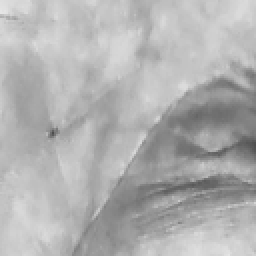
#> input picture DATA3/DU/006_1_11.bmp, 128 x 128 px (shown 2 times larger); its folder holds only this picture in this run
$ python CSV.py
#> lines starting #> are read from the running program, lines starting #| are printed output that depends on the picture
### LMTRP.py
# some useful functions...
from functools import reduce
from unicodedata import name
from sklearn.decomposition import KernelPCA
from scipy.signal import convolve2d
import numpy as np
import matplotlib.pyplot as plt
import cv2

im_side = 64


def derivate_image(im, angle):
    h, w = np.shape(im)
    pad_im = np.pad(im, (1, 0), 'edge')
    if angle == 'horizontal':  # horizontal derivative
        deriv_im = pad_im[1:, :w] - im  # [1:, :w]
    elif angle == 'vertical':
        deriv_im = pad_im[:h, 1:] - im  # [1:, :w]

    return deriv_im

def extract_ltrp1(im_d_x, im_d_y):
    encoded_image = np.zeros(np.shape(im_d_y))  # define empty matrix, of the same shape as the image...

    # # apply conditions for each orientation...
    encoded_image[np.bitwise_and(im_d_x >= 0, im_d_y >= 0)] = 1
    encoded_image[np.bitwise_and(im_d_x < 0, im_d_y >= 0)] = 2
    encoded_image[np.bitwise_and(im_d_x < 0, im_d_y < 0)] = 3
    encoded_image[np.bitwise_and(im_d_x >= 0, im_d_y < 0)] = 4

    return encoded_image
def extract_ltrp2(ltrp1_code, plotting_flag=False):

    this_im_side = np.shape(ltrp1_code)[0]
    ltrp1_code = np.pad(ltrp1_code, (1, 1), 'constant', constant_values=0)
    g_c1 = np.zeros((3, this_im_side, this_im_side))
    g_c2 = np.zeros((3, this_im_side, this_im_side))
    g_c3 = np.zeros((3, this_im_side, this_im_side))
    g_c4 = np.zeros((3, this_im_side, this_im_side))

    for i in range(1, im_side+1):
        for j in range(1, im_side+1):
            g_c = ltrp1_code[i, j]

            # # extract neighborhood around g_c pixel
            neighborhood = np.array([ltrp1_code[i + 1, j], ltrp1_code[i + 1, j - 11], ltrp1_code[i, j - 11],
                                     ltrp1_code[i - 1, j - 1], ltrp1_code[i - 1, j], ltrp1_code[i - 1, j + 1],
                                     ltrp1_code[i, j + 1], ltrp1_code[i + 1, j + 1]])
            # # determine the codes that are different from g_c
            mask = neighborhood != g_c
            # # apply mask
            ltrp2_local = np.multiply(neighborhood, mask)

            # # construct P-components for every orientation.
            if g_c == 1:
                for direction_index, direction in enumerate([2, 3, 4]):
                    g_dir = ltrp2_local == direction
                    g_c1[direction_index, i - 1, j - 1] = reduce(lambda a, b: 2 * a + b, np.array(g_dir, dtype=int))

            elif g_c == 2:
                for direction_index, direction in enumerate([1, 3, 4]):
                    g_dir = ltrp2_local == direction
                    g_c2[direction_index, i - 1, j - 1] = reduce(lambda a, b: 2 * a + b, np.array(g_dir, dtype=int))

            elif g_c == 3:
                for direction_index, direction in enumerate([1, 2, 4]):
                    g_dir = ltrp2_local == direction
                    g_c3[direction_index, i - 1, j - 1] = reduce(lambda a, b: 2 * a + b, np.array(g_dir, dtype=int))

            elif g_c == 4:
                for direction_index, direction in enumerate([1, 2, 3]):
                    g_dir = ltrp2_local == direction

                    g_c4[direction_index, i - 1, j - 1] = reduce(lambda a, b: 2 * a + b, np.array(g_dir, dtype=int))
                    pass

            elif g_c not in [1, 2, 3, 4]:
                raise Exception('Error - Invalid value for g_c. List of possible values include [1,2,3,4].')

    large_g_c = []
    for this_g_c in [g_c1, g_c2, g_c3, g_c4]:
        large_g_c.extend(this_g_c)
    large_g_c = np.array(large_g_c)

    return large_g_c

def extract_compcode_with_magnitude(input_image, no_theta=6, sigma=1.5):

    theta = np.arange(1, no_theta + 1) * np.pi / no_theta
    (x, y) = np.meshgrid(np.arange(0, 35, 1), np.arange(0, 35, 1))
    xo, yo = np.shape(x)[0] / 2, np.shape(x)[0] / 2
    kappa = np.sqrt(2. * np.log(2.)) * ((np.power(2, sigma) + 1.) / ((np.power(2, sigma) - 1.)))
    omega = kappa / sigma

    Psi = {}  # where the filters are stored
    gabor_responses = []
    for i in range(0, len(theta)):
        xp = (x - xo) * np.cos(theta[i]) + (y - yo) * np.sin(theta[i])
        yp = -(x - xo) * np.sin(theta[i]) + (y - yo) * np.cos(theta[i])
        # Directional Gabor Filter
        Psi[str(i)] = (-omega / (np.sqrt(2 * np.pi)) * kappa) * \
                      np.exp(
                          (-np.power(omega, 2) / (8 * np.power(kappa, 2))) * (4 * np.power(xp, 2) + np.power(yp, 2))) * \
                      (np.cos(omega * xp) - np.exp(-np.power(kappa, 2) / 2))

        # # used for debugging... #1
        # plt.subplot(2,3,i+1)
        # plt.imshow(Psi[str(i)], cmap='jet')
        filtered = convolve2d(input_image, Psi[str(i)], mode='same', boundary='symm')
        # # used for debugging #2
        # plt.imshow(filtered)
        # plt.show()
        gabor_responses.append(filtered)

    # plt.show() #1
    gabor_responses = np.array(gabor_responses)

    compcode_orientations = np.argmin(gabor_responses, axis=0)
    compcode_magnitude = np.min(gabor_responses, axis=0)

    return compcode_orientations, compcode_magnitude


def derivate_image_palm_line(im, angle, m1=3, m2=1, N1=3, N2=4):

    pad_im = np.pad(im, (m2, m1), 'edge')  # image needs to be padded to the right and bellow.
    h, w = np.shape(pad_im)

    deriv_im = np.zeros(np.shape(im))

    if angle == 'horizontal':
        # # moving window across the image...
        for i in range(m2, h - m1):
            for j in range(m2, w - m1):
                g_c = pad_im[i, j]  # current g_c
                e1_sum = 0  # used for first sum in the equation
                for k in range(0, m1):
                    e1_sum += pad_im[i, j + k]
                element1 = (e1_sum + g_c) / float((m1 + 1))  # initially had N1 in the last paranthesis.
                # efficiently replaced with (m1+1)

                e2_sum = 0  # used for second sum in the equation
                for k in range(0, m2):
                    e2_sum += (pad_im[i, j + k] + pad_im[i - k, j] + pad_im[i - k, j] + pad_im[
                        i + k, j])  # (pad_im[i,j+k] + pad_im[i,j-k])
                element2 = e2_sum / float(m2 * 4)  # initially had N2 in the last paranthesis.
                # efficiently replaced with (m2*4)

                # # used for debugging
                # res = element1 - element2

                deriv_im[i - m2, j - m2] = element1 - element2

    elif angle == 'vertical':
        # # moving window across the image...
        for i in range(m2, h - m1):
            for j in range(m2, w - m1):
                g_c = pad_im[i, j]  # current g_c
                e1_sum = 0  # used for first sum in the equation
                for k in range(0, m1):
                    e1_sum += pad_im[i + k, j]
                    # + (pad_im[i, j + k] + pad_im[i - k, j] + pad_im[i - k, j] + pad_im[i + k, j])

                element1 = (e1_sum + g_c) / float((m1 + 1))  # initially had N1 in the last paranthesis.
                # efficiently replaced with (m1+1)

                e2_sum = 0  # used for second sum in the equation
                for k in range(0, m2):
                    e2_sum += (pad_im[i, j + k] + pad_im[i - k, j] + pad_im[i - k, j] + pad_im[
                        i + k, j])  # + (pad_im[i+k, j] + pad_im[i+k, j])
                element2 = e2_sum / float(m2 * 4)  # initially had N2 in the last paranthesis.
                # efficiently replaced with (m2*4)

                # # used for debugging
                # res = element1 - element2
                deriv_im[i - m2, j - m2] = element1 - element2

    return deriv_im

def extract_ltrp2_hist(ltrp2_code, block_size=8, no_bins=8, hist_range=[0, 255]):

    hist_ltrp2 = []  # container for all P-component
    n_blocks = (im_side // block_size)
    for P_index, P_component in enumerate(ltrp2_code):
        # for every p component in the computed LTrP2 feature...

        p_index_feature = np.zeros((n_blocks, n_blocks * block_size))  # empty P-component container...
        block_counter = 0  # keeping track of processed blocks (within the row)
        previous_i = 0  # starting position for i, used for extracting values (updated every after every row)
        row_counter = 0  # keeping track of processed rows...

        for i in np.arange(block_size, im_side + block_size, block_size):
            row = np.array([])  # where histogram values are stored...
            previous_j = 0  # starting position for j, used for extracting values (updated every after every block)

            for j in np.arange(block_size, im_side + block_size, block_size):
                block = P_component[previous_i:i, previous_j:j]
                block_hist = cv2.calcHist([np.uint8(block)], channels=[0], mask=None,
                                          histSize=[no_bins], ranges=hist_range)

                # # used for debugging...
                # plt.plot(a_hist/np.sum(a_hist),marker='o')
                # plt.show()

                # store block histogram in row... but normalize values before!
                row = np.concatenate((row, np.reshape(np.array(block_hist / np.sum(block_hist)), (no_bins))), axis=-1)

                block_counter += 1
                previous_j = j

            p_index_feature[row_counter, :] = np.array(row)

            row_counter += 1
            previous_i = i

            del row

        p_index_feature = np.array(p_index_feature)
        hist_ltrp2.append(p_index_feature)

    # clear some memory...
    del block, block_hist, p_index_feature, P_component, ltrp2_code,
    final_h_ltrp2 = np.zeros((np.shape(hist_ltrp2)[1] *  # number of rows in each p_feature... (n_blocks)
                              np.shape(hist_ltrp2)[0],  # number of p_features (12)
                              np.shape(hist_ltrp2)[2]))  # number of bins in each histogram * n_blocks

    for hist_ltrp2_index, this_hist_ltrp2 in enumerate(hist_ltrp2):
        final_h_ltrp2[hist_ltrp2_index * np.shape(hist_ltrp2)[1]:
        (hist_ltrp2_index + 1) * np.shape(hist_ltrp2)[1], :] = this_hist_ltrp2

    return final_h_ltrp2

pca1 = KernelPCA(n_components=128, kernel='linear')
pca2 = KernelPCA(n_components=15, kernel='linear')


def extract_local_tetra_pattern_palm(image,
                                     input_mode='grayscale', theta_orientations=12, comp_sigma=1.5,
                                     derivative_mode='palmprint', m1=3, m2=1, plot_figures_flag=False,
                                     block_size=8, n_bins=8, h_range=[0, 255],
                                     pca_no_components=15):
    if input_mode == 'grayscale':
        pass
    elif input_mode == 'gabor':
        # # Obtain the Gabor-filter response (using min rule) for input image.
        orientations, image = extract_compcode_with_magnitude(image, no_theta=theta_orientations, sigma=comp_sigma)
        # # normalize values
        image = (image - np.max(np.max(image))) * -1
        image = (image / np.max(np.max(image))) * 255
    else:
        raise 'Unknown value for "input_mode". Either "grayscale" or "gabor" are accepted.'
    #####################################################
    # # Compute the Derivative on the horizontal and vertical...
    #####################################################
    if derivative_mode == 'standard':
        deriv_h = derivate_image(image, 'horizontal')
        deriv_v = derivate_image(image, 'vertical')

    elif derivative_mode == 'palmprint':
        # # As was defined for Palmpritn recognition...
        deriv_h = derivate_image_palm_line(im=image, angle='horizontal', m1=m1, m2=m2)
        deriv_v = derivate_image_palm_line(im=image, angle='vertical', m1=m1, m2=m2)
    else:
        raise 'Unknown value for "derivative_mode". Either "standard" or "palmprint" are accepted.'
    ######################################################
    # # Extract LTrP1 code...
    ######################################################
    ltrp1 = extract_ltrp1(im_d_x=deriv_h, im_d_y=deriv_v)
    ######################################################
    # # Plot, if flag is True...
    ######################################################


    ######################################################
    # # Extract LTrP2 P-components, based on the previously obtained LTrP1
    ######################################################

    ltrp2 = extract_ltrp2(ltrp1, plotting_flag=plot_figures_flag)

    ######################################################
    # # Extract histogram feature of LTrP2
    ######################################################
    ltrp2_hist = extract_ltrp2_hist(ltrp2_code=ltrp2, block_size=block_size, no_bins=n_bins, hist_range=h_range)

    ######################################################
    # # Decompose the LTrP2-histogram feature into fewer components...
    ######################################################
    pca = KernelPCA(n_components=pca_no_components, kernel='linear')
    decomposed_feature = pca.fit_transform(X=ltrp2_hist)

    return decomposed_feature


def LMTRP_process(image):

    image = cv2.cvtColor(image, cv2.COLOR_BGR2GRAY)
    image = cv2.resize(image, (im_side, im_side))
    image = np.array(image, dtype=np.float32)  # /255.

    compcode_orientations, compcode_magnitude = extract_compcode_with_magnitude(image)

    compcode_magnitude = (compcode_magnitude - np.max(np.max(compcode_magnitude))) * -1
    compcode_magnitude = (compcode_magnitude / np.max(np.max(compcode_magnitude))) * 255

    deriv_h = derivate_image(im=compcode_magnitude, angle='horizontal')
    deriv_v = derivate_image(im=compcode_magnitude, angle='vertical')

    deriv_h = derivate_image_palm_line(im=compcode_magnitude, angle='horizontal', m1=3, m2=1)
    deriv_v = derivate_image_palm_line(im=compcode_magnitude, angle='vertical', m1=3, m2=1)

    ltrp1 = extract_ltrp1(im_d_x=deriv_h, im_d_y=deriv_v)

    plot_figures_flag=False
    ltrp2 = extract_ltrp2(ltrp1, plotting_flag=plot_figures_flag)

    ltrp2_hist = extract_ltrp2_hist(ltrp2_code=ltrp2, block_size=8, no_bins=8, hist_range=[0,255])

    final_lmtrp_feature = pca2.fit_transform(X=ltrp2_hist)

    final_lmtrp_feature = extract_local_tetra_pattern_palm(image,
                                                 input_mode='gabor',theta_orientations=12,
                                                 comp_sigma=1.5,
                                                 derivative_mode='palmprint', m1=3,m2=1,
                                                 plot_figures_flag=False,
                                                 block_size=8,n_bins=8)
    return final_lmtrp_feature

### CSV.py
import os
import numpy as np
import cv2
import LMTRP
import pickle
from tqdm import tqdm
from sklearn.metrics import f1_score
from sklearn.ensemble import RandomForestClassifier
from sklearn.model_selection import train_test_split
from sklearn.metrics import accuracy_score
import matplotlib.pyplot as plt
from sklearn.metrics import classification_report, confusion_matrix
from sklearn.metrics import balanced_accuracy_score
from sklearn.datasets import make_classification
from sklearn.model_selection import learning_curve
from sklearn.model_selection import ShuffleSplit
from sklearn.model_selection import cross_val_score
from sklearn.model_selection import GridSearchCV
import pandas as pd
import time
path = 'DATA3/'
labels = os.listdir(path)
print("Tổng số file trong DATA_SET: ", len(labels))

X = []
y = []
total_time = 0 # Tổng thời gian trích đặc trưng
for i, label in enumerate(labels):
    img_filenames = os.listdir('{}{}/'.format(path, label))
    for filename in tqdm(img_filenames, desc='Processing ' + label):
        filepath = '{}{}/{}'.format(path, label, filename)
        img = cv2.imread(filepath)
#> img is the input picture: shape (128, 128, 3); min 77, max 229, mean 176.5
        img=    cv2.resize(img,(64,64))
#> img: shape (64, 64, 3)

        # Ignore if not found face in image
        try:
            start_time = time.time() # Thời điểm bắt đầu trích xuất đặc trưng
            encode = LMTRP.LMTRP_process(img)
#> after the loop in extract_compcode_with_magnitude, `for i in range(0, len(theta)):`:
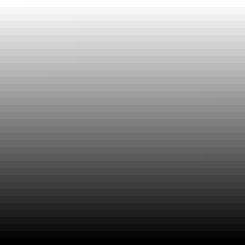
#> yp: shape (35, 35) float64 (shown 7 times larger); min -16.5, max 17.5, mean 0.5; drawn with min black and max white
#> after the loop in extract_compcode_with_magnitude, `for i in range(0, len(theta)):`: Psi = 6 items
#> in derivate_image_palm_line, `pad_im = np.pad(im, (m2, m1), 'edge')`:
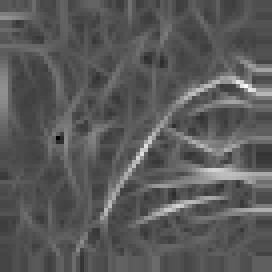
#> pad_im: shape (68, 68) float64 (shown 4 times larger); min 0, max 255, mean 89.7
#> the loop in extract_ltrp2, `for this_g_c in [g_c1, g_c2, g_c3, g_c4]:` made 4 passes
#> after the loop in extract_ltrp2, `for this_g_c in [g_c1, g_c2, g_c3, g_c4]:`: large_g_c = 12 items
#> the loop in extract_ltrp2_hist, `for P_index, P_component in enumerate(ltrp2_code):` made 12 passes
#> the loop in extract_ltrp2_hist, `for hist_ltrp2_index, this_hist_ltrp2 in enumerate(hist_ltrp2):` made 12 passes
#> after the loop in extract_ltrp2_hist, `for hist_ltrp2_index, this_hist_ltrp2 in enumerate(hist_ltrp2):`:
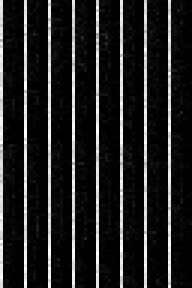
#> final_h_ltrp2: shape (96, 64) float64 (shown 3 times larger); min 0, max 1, mean 0.125
#> call 2 of extract_compcode_with_magnitude, with no_theta = 12, sigma = 1.5
#> in extract_compcode_with_magnitude (call 2), `compcode_orientations = np.argmin(gabor_responses, axis=0)`:
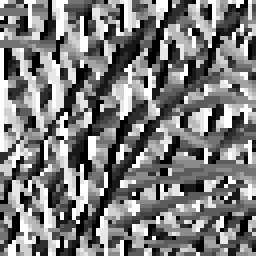
#> compcode_orientations: shape (64, 64) int64 (shown 4 times larger); min 0, max 11, mean 5.35; drawn with min black and max white
#> call 4 of derivate_image_palm_line, with angle = 'vertical', m1 = 3, m2 = 1, N1 = 3, N2 = 4
#> after the loop in derivate_image_palm_line (call 4), `for i in range(m2, h - m1):`:
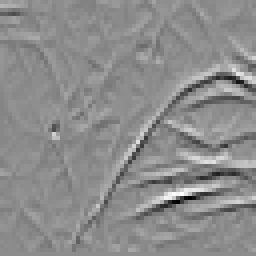
#> deriv_im: shape (64, 64) float64 (shown 4 times larger); min -77.78, max 63.48, mean 0; drawn with min black and max white
#> in extract_local_tetra_pattern_palm, `ltrp1 = extract_ltrp1(im_d_x=deriv_h, im_d_y=deriv_v)`:
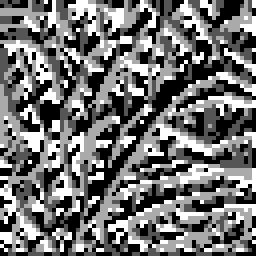
#> ltrp1: shape (64, 64) float64 (shown 4 times larger); min 1, max 4, mean 2.34; drawn with min black and max white
#> call 2 of extract_ltrp2, with plotting_flag = False
#> in extract_ltrp2 (call 2), `ltrp1_code = np.pad(ltrp1_code, (1, 1), 'constant', constant_values=0)`:
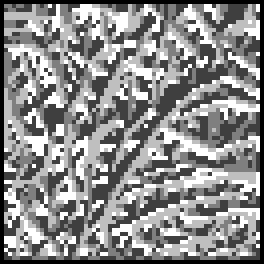
#> ltrp1_code: shape (66, 66) float64 (shown 4 times larger); min 0, max 4, mean 2.2; drawn with min black and max white
#> the loop in extract_ltrp2 (call 2), `for this_g_c in [g_c1, g_c2, g_c3, g_c4]:` made 4 passes
#> the loop in extract_ltrp2_hist (call 2), `for P_index, P_component in enumerate(ltrp2_code):` made 12 passes
#> the loop in extract_ltrp2_hist (call 2), `for hist_ltrp2_index, this_hist_ltrp2 in enumerate(hist_ltrp2):` made 12 passes
            end_time = time.time() # Thời điểm kết thúc trích xuất đặc trưng
            elapsed_time = end_time - start_time # Thời gian trích xuất đặc trưng của ảnh hiện tại
            total_time += elapsed_time # Cộng thời gian trích xuất đặc trưng của ảnh hiện tại vào tổng thời gian
            # print(encode)
        except Exception as e:
            print(e, ":", label, filename)
            continue

        X.append(encode)
        y.append(i)
#> pass 2 of the loop `for i, label in enumerate(labels):`:
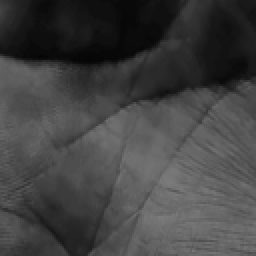
#> input picture DATA3/DUY/025_1_1.bmp, 128 x 128 px (shown 2 times larger)
#> img is the input picture: shape (128, 128, 3); min 6, max 123, mean 66
#> img: shape (64, 64, 3)
#> in derivate_image (call 3), `pad_im = np.pad(im, (1, 0), 'edge')`:
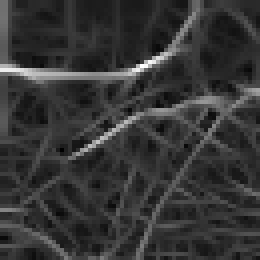
#> pad_im: shape (65, 65) float64 (shown 4 times larger); min 0, max 255, mean 54.3
#> in derivate_image (call 4), `deriv_im = pad_im[:h, 1:] - im`:
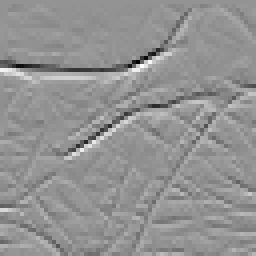
#> deriv_im: shape (64, 64) float64 (shown 4 times larger); min -196, max 143.3, mean -0.2; drawn with min black and max white

print("Tổng thời gian trích đặc trưng: ", total_time) # Tổng thời gian trích đặc trưng của toàn bộ quá trình

# Convert the image data to numpy arrays
X = np.asarray(X)
y = np.asarray(y)
X = X.reshape(X.shape[0], -1)

# Tạo DataFrame từ mảng X và thêm cột nhãn y
df = pd.DataFrame(X)
#> df = table of 2 rows and 1440 columns
df = df.assign(label=y)
#> df = table of 2 rows and 1441 columns

# Lưu DataFrame vào file CSV với cả cột chỉ mục
df.to_csv('new.csv')
